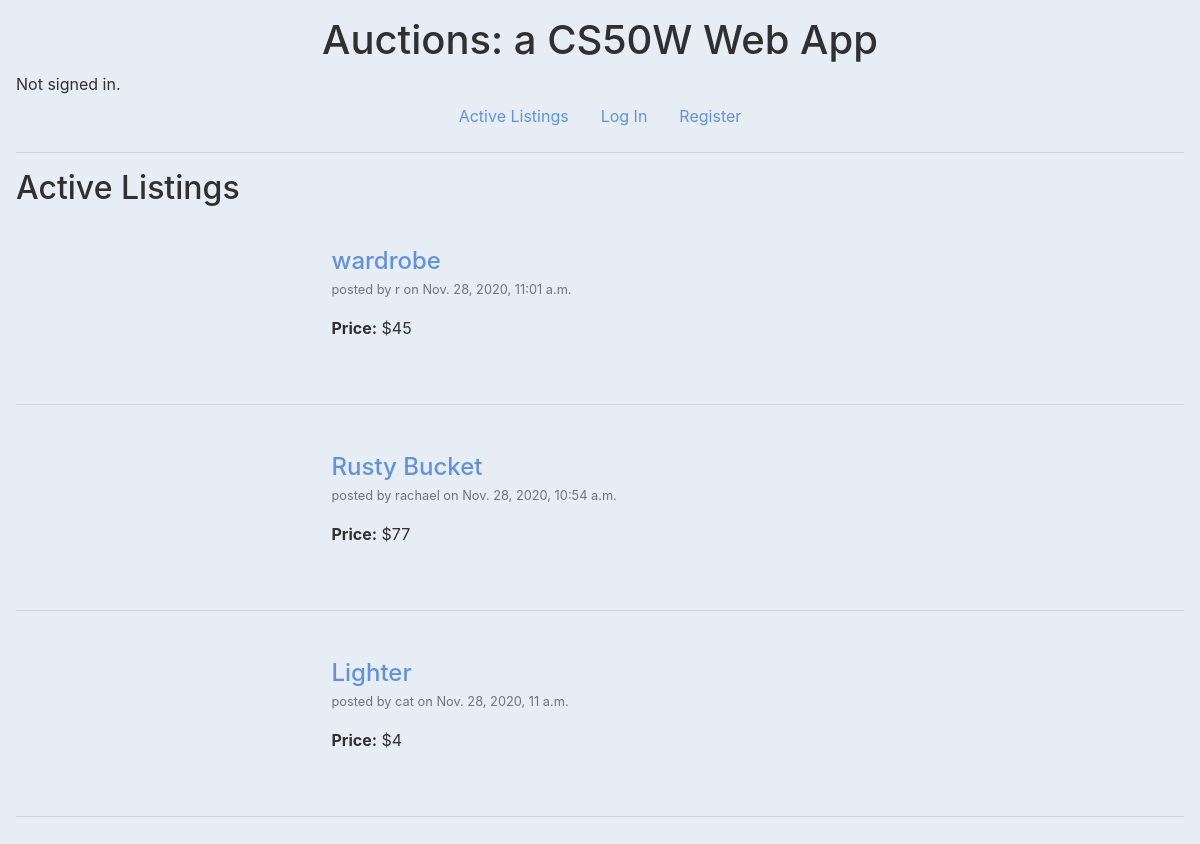
Before: / with the older database file.
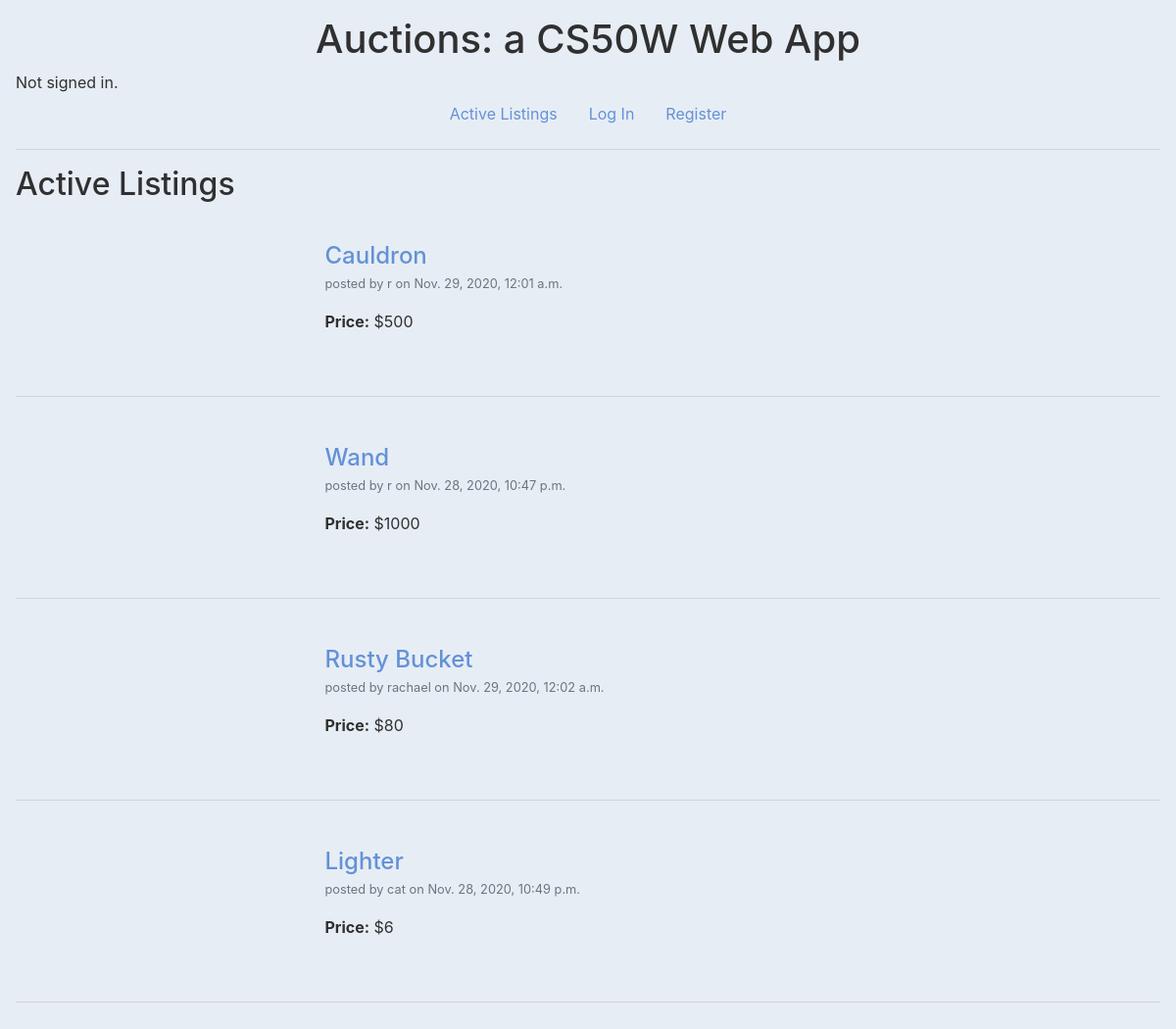
After: the same page with the newer database file.
### auctions/models.py (models this page shows, shortened)
class Listing(models.Model):
    name = models.CharField(max_length=150, default="Item name")
    owner = models.ForeignKey(User, on_delete=models.CASCADE, related_name="owner_id", null=True, blank=True)
    description = models.TextField(blank=True)
    startBid = models.IntegerField(default=0)
    imgSrc = models.URLField(blank=True)
    Q = 'Q'
    F = 'F'
    T = 'T'
    E = 'E'
    H = 'H'
    O = 'O'
    CATEGORY_CHOICES = [
        (Q, 'Quick sell'),
        (F, 'Fashion'),
        (T, 'Toys'),
        (E, 'Electronics'),
        (H, 'Home'),
        (O, 'Other')
    ]
    category = models.CharField(max_length=11, choices=CATEGORY_CHOICES)
    datePosted = models.DateTimeField(auto_now=True)
    isOpen = models.BooleanField(default=True)

class User(AbstractUser):
    pass

### auctions/views.py (the view)
# urls.py: path("", views.index, name="index"),
def index(request):
    listings = Listing.objects.filter(isOpen = True).order_by('-id')
    return render(request, "auctions/index.html", {
        "listing": listings
        })

### auctions/templates/auctions/index.html (shortened to what this page needs)
{% extends "auctions/layout.html" %}
{% block body %}
    <h2 class="display">Active Listings</h2>
    {% for item in listing %}
    <div class="row align-middle active-listings-row">
        <div class="col-md-3 col-sm-6">
        </div>
        <div class="col-md-9 col-sm-6">
            <h4 class="active-listing-title"><a href="{% url 'listing' item.id %}">{{ item.name }} </a></h4>
            <p class="text-muted"><small>posted by {{ item.owner }} on {{ item.datePosted }}</small></p>
            <p><strong>Price:</strong> ${{ item.startBid }}</p>
        </div>
    </div>
    <hr>
    {% endfor %}
{% endblock %}

### auctions/templates/auctions/layout.html (shortened to what this page needs)
{% load static %}
<!DOCTYPE html>
<html lang="en">
    <head>
        <link rel="stylesheet" href="https://stackpath.bootstrapcdn.com/bootstrap/4.4.1/css/bootstrap.min.css">
        <link href="{% static 'auctions/styles.css' %}" rel="stylesheet">
    </head>
    <body>
        <div class="row">
            <div class="col d-flex justify-content-center text-center">
                <h1>Auctions: a CS50W Web App</h1>
            </div>
        </div>
        <div class="row">
            <div class="col">
                <div>
                    {% if user.is_authenticated %}
                        Signed in as <strong>{{ user.username }}</strong>.
                    {% else %}
                        Not signed in.
                    {% endif %}
                </div>
            </div>
        </div>
        <div class="row">
            <div class="col d-flex justify-content-center">
        <ul class="nav">
            <li class="nav-item">
                <a class="nav-link" href="{% url 'index' %}">Active Listings</a>
            </li>
            {% if user.is_authenticated %}
                <li class="nav-item">
                    <a class="nav-link" href="{% url 'new' %}">Create Listing</a>
                </li>
                <li class="nav-item">
                    <a class="nav-link" href="{% url 'watchlist' %}">Watchlist</a>
                </li>
                <li class="nav-item">
                    <a class="nav-link" href="{% url 'categories' %}">Browse by category</a>
                </li>
                <li class="nav-item">
                    <a class="nav-link" href="{% url 'logout' %}">Log Out</a>
                </li>
            {% else %}
                <li class="nav-item">
                    <a class="nav-link" href="{% url 'login' %}">Log In</a>
                </li>
                <li class="nav-item">
                    <a class="nav-link" href="{% url 'register' %}">Register</a>
                </li>
            {% endif %}
        </ul>
    </div>
</div>
        <hr>
        {% block body %}
        {% endblock %}
    </body>
</html>

### auctions/static/auctions/styles.css (style rules this page uses)
body { padding:1rem; background-color:#E7EDF5; color:#303030; }
a { color:#6392D6; }
.active-listings-row { padding: 2rem 2rem; }
.active-listing-title { padding-bottom:0; margin-bottom: 0; }

Changed rows visible on the page:
no longer on this page (row edited): Listing: name "wardrobe", owner "r", datePosted "Nov. 28, 2020, 11:01 a.m.", startBid "45"
added Listing: name "Cauldron", owner "r", datePosted "Nov. 29, 2020, 12:01 a.m.", startBid "500"
added Listing: name "Wand", owner "r", datePosted "Nov. 28, 2020, 10:47 p.m.", startBid "1000"
changed Listing "Rusty Bucket": datePosted "Nov. 28, 2020, 10:54 a.m." → "Nov. 29, 2020, 12:02 a.m."; startBid "77" → "80"
changed Listing "Lighter": datePosted "Nov. 28, 2020, 11 a.m." → "Nov. 28, 2020, 10:49 p.m."; startBid "4" → "6"
